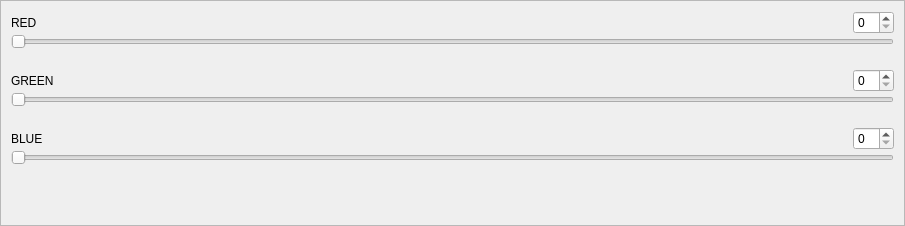
            <widget class="QWidget" name="sca_area_colors">
             <property name="geometry">
              <rect>
               <x>0</x>
               <y>0</y>
               <width>905</width>
               <height>226</height>
              </rect>
             </property>
             <layout class="QHBoxLayout" name="hlay_sca_area_colors">
              <property name="spacing">
               <number>10</number>
              </property>
              <property name="leftMargin">
               <number>0</number>
              </property>
              <property name="topMargin">
               <number>0</number>
              </property>
              <property name="rightMargin">
               <number>0</number>
              </property>
              <property name="bottomMargin">
               <number>0</number>
              </property>
              <item>
               <widget class="QFrame" name="fr_opt_rgb_rgb">
                <property name="frameShape">
                 <enum>QFrame::StyledPanel</enum>
                </property>
                <property name="frameShadow">
                 <enum>QFrame::Raised</enum>
                </property>
                <layout class="QVBoxLayout" name="vlay_fr_opt_rgb_rgb">
                 <property name="spacing">
                  <number>0</number>
                 </property>
                 <property name="leftMargin">
                  <number>10</number>
                 </property>
                 <property name="topMargin">
                  <number>10</number>
                 </property>
                 <property name="rightMargin">
                  <number>10</number>
                 </property>
                 <property name="bottomMargin">
                  <number>0</number>
                 </property>
                 <item>
                  <layout class="QGridLayout" name="glay_sca_area_colors">
                   <property name="spacing">
                    <number>0</number>
                   </property>
                   <item row="4" column="2">
                    <widget class="QSpinBox" name="sb_opt_rgb_green"/>
                   </item>
                   <item row="4" column="0">
                    <widget class="QLabel" name="lb_opt_rgb_green">
                     <property name="text">
                      <string>GREEN</string>
                     </property>
                    </widget>
                   </item>
                   <item row="7" column="0">
                    <widget class="QLabel" name="lb_opt_rgb_blue">
                     <property name="text">
                      <string>BLUE</string>
                     </property>
                    </widget>
                   </item>
                   <item row="7" column="2">
                    <widget class="QSpinBox" name="sb_opt_rgb_blue"/>
                   </item>
                   <item row="0" column="0">
                    <widget class="QLabel" name="lb_opt_rgb_red">
                     <property name="text">
                      <string>RED</string>
                     </property>
                    </widget>
                   </item>
                   <item row="7" column="1">
                    <spacer name="horizontalSpacer_12">
                     <property name="orientation">
                      <enum>Qt::Horizontal</enum>
                     </property>
                     <property name="sizeHint" stdset="0">
                      <size>
                       <width>40</width>
                       <height>20</height>
                      </size>
                     </property>
                    </spacer>
                   </item>
                   <item row="1" column="0" colspan="3">
                    <widget class="QSlider" name="sd_opt_rgb_red">
                     <property name="orientation">
                      <enum>Qt::Horizontal</enum>
                     </property>
                    </widget>
                   </item>
                   <item row="5" column="0" colspan="3">
                    <widget class="QSlider" name="sd_opt_rgb_green">
                     <property name="orientation">
                      <enum>Qt::Horizontal</enum>
                     </property>
                    </widget>
                   </item>
                   <item row="0" column="2">
                    <widget class="QSpinBox" name="sb_opt_rgb_red"/>
                   </item>
                   <item row="6" column="0" colspan="3">
                    <spacer name="verticalSpacer_12">
                     <property name="orientation">
                      <enum>Qt::Vertical</enum>
                     </property>
                     <property name="sizeType">
                      <enum>QSizePolicy::Fixed</enum>
                     </property>
                     <property name="sizeHint" stdset="0">
                      <size>
                       <width>20</width>
                       <height>20</height>
                      </size>
                     </property>
                    </spacer>
                   </item>
                   <item row="8" column="0" colspan="3">
                    <widget class="QSlider" name="sd_opt_rgb_blue">
                     <property name="orientation">
                      <enum>Qt::Horizontal</enum>
                     </property>
                    </widget>
                   </item>
                   <item row="2" column="0" colspan="3">
                    <spacer name="verticalSpacer_13">
                     <property name="orientation">
                      <enum>Qt::Vertical</enum>
                     </property>
                     <property name="sizeType">
                      <enum>QSizePolicy::Fixed</enum>
                     </property>
                     <property name="sizeHint" stdset="0">
                      <size>
                       <width>20</width>
                       <height>20</height>
                      </size>
                     </property>
                    </spacer>
                   </item>
                   <item row="4" column="1">
                    <spacer name="horizontalSpacer_11">
                     <property name="orientation">
                      <enum>Qt::Horizontal</enum>
                     </property>
                     <property name="sizeHint" stdset="0">
                      <size>
                       <width>40</width>
                       <height>20</height>
                      </size>
                     </property>
                    </spacer>
                   </item>
                   <item row="9" column="0" colspan="3">
                    <spacer name="verticalSpacer_11">
                     <property name="orientation">
                      <enum>Qt::Vertical</enum>
                     </property>
                     <property name="sizeHint" stdset="0">
                      <size>
                       <width>20</width>
                       <height>40</height>
                      </size>
                     </property>
                    </spacer>
                   </item>
                   <item row="0" column="1">
                    <spacer name="horizontalSpacer_10">
                     <property name="orientation">
                      <enum>Qt::Horizontal</enum>
                     </property>
                     <property name="sizeHint" stdset="0">
                      <size>
                       <width>40</width>
                       <height>20</height>
                      </size>
                     </property>
                    </spacer>
                   </item>
                  </layout>
                 </item>
                </layout>
               </widget>
              </item>
             </layout>
            </widget>
